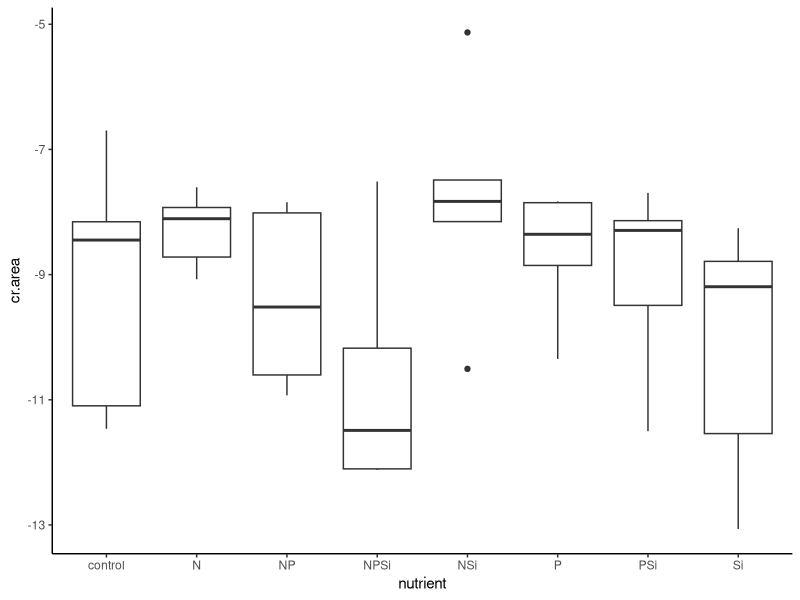
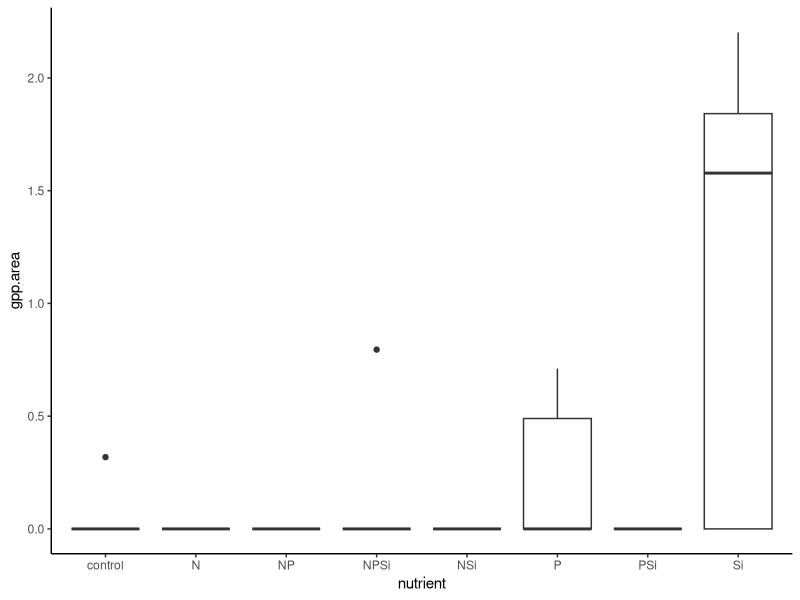
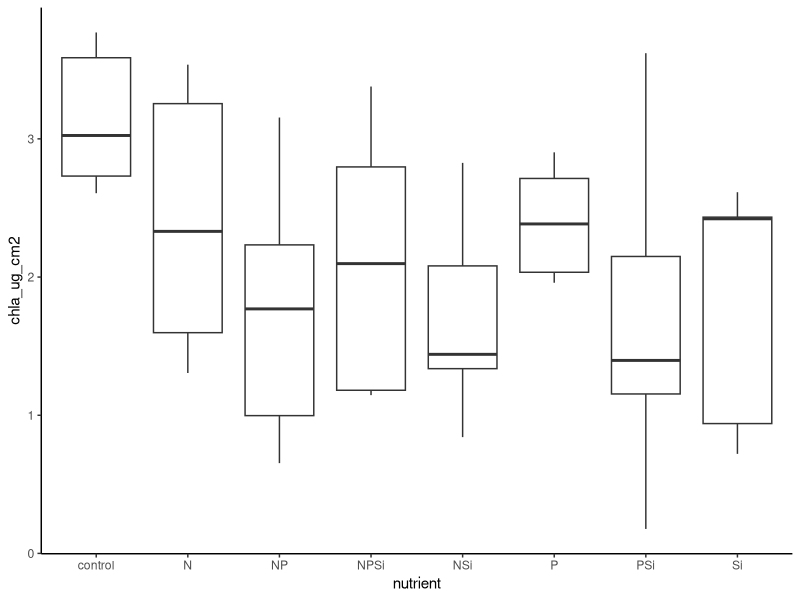
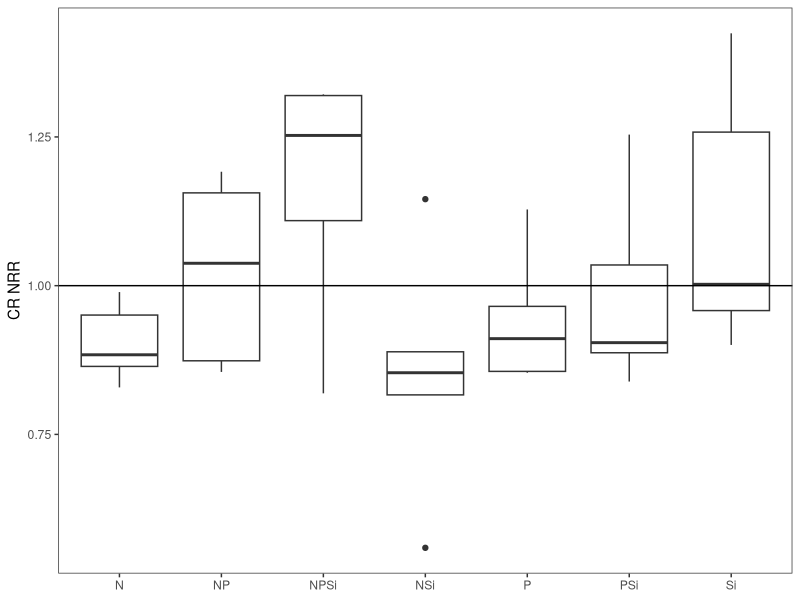
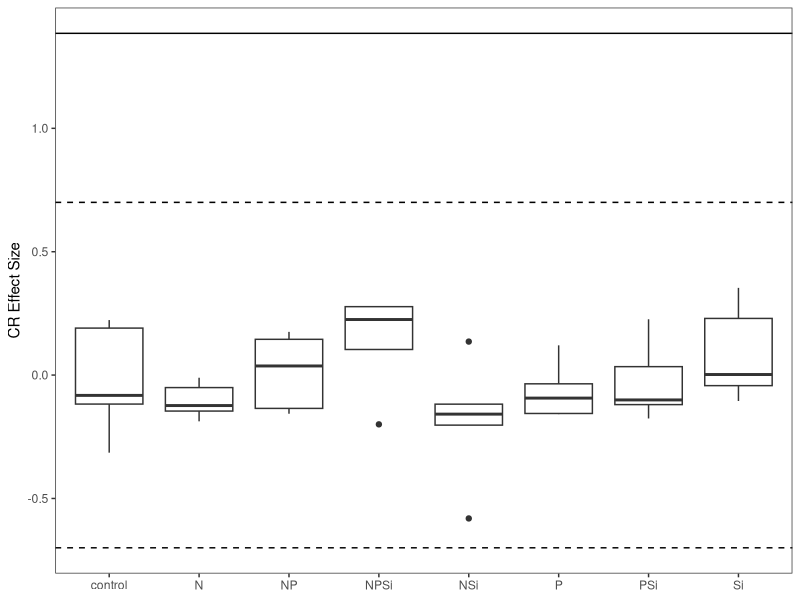
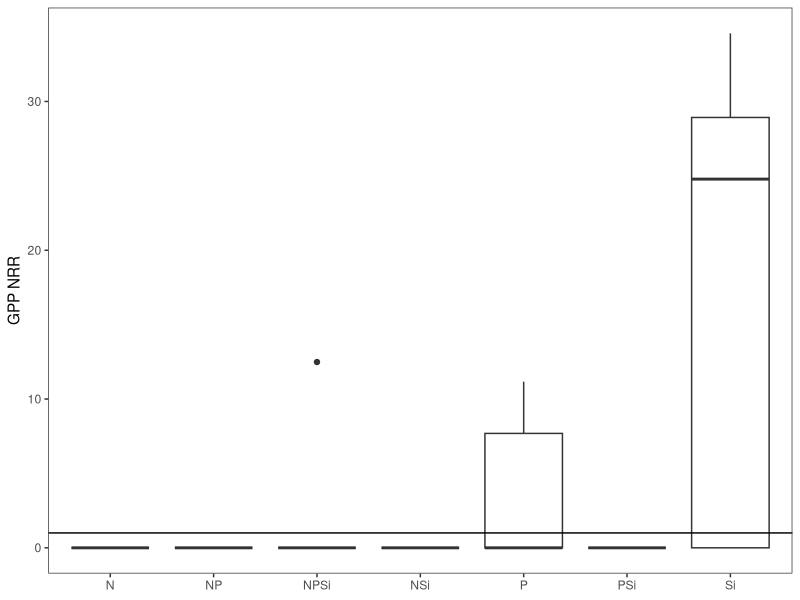
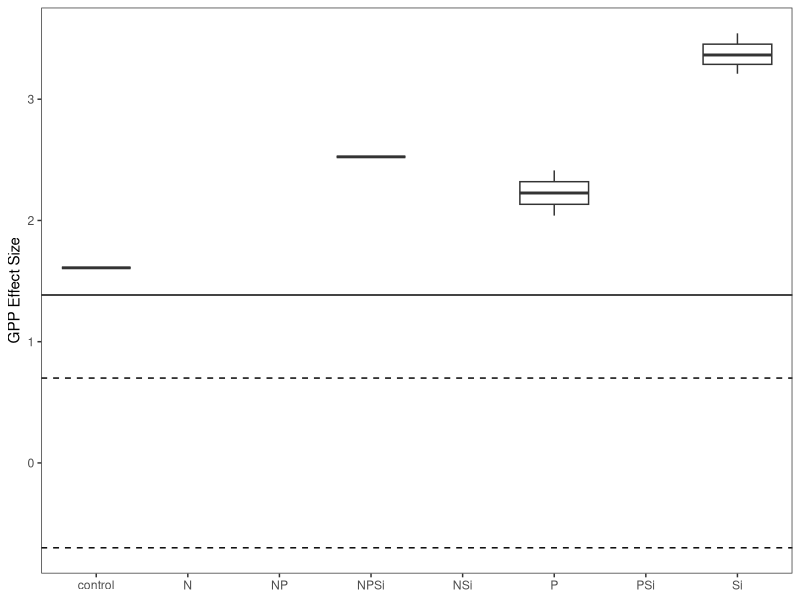
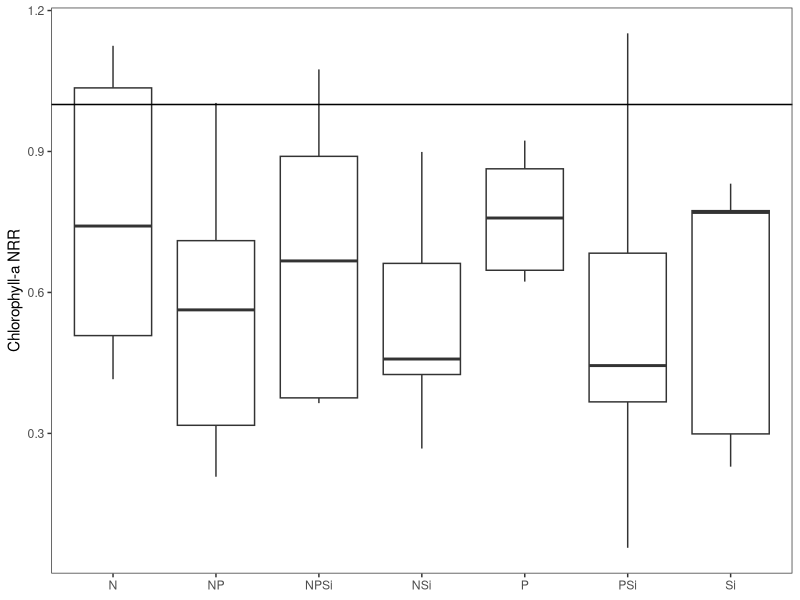

Reproduce these figures in R, in order. (Note: this script raises an error after producing the figures.)
#Author:  Clay Arango
#Creation date: 10-Feb-19
#Script to analyze NDS data from Summer 2018 NDS work with S. Roley and A. Alexiades

#packages
install.packages("nlme")
install.packages("nortest")
install.packages("plyr")
install.packages("dplyr")
install.packages("multcomp")
install.packages("MASS")
install.packages("ggplot2")
library(nlme)
library(nortest)
library(plyr)
library(dplyr)
library(multcomp)
library(MASS)
library(ggplot2)

#Load data
cen_lan_fall <- read.table(file="cen_lan_fall.csv", header=T, sep=",")

#set variable
d = cen_lan_fall

#evaluate data to make sure factors are correct
names(d)

unique(d$nutrient) #control, N, NP, NPSi, NSi, P, PSi, Si
unique(d$N) #should be 0 and 1
unique(d$P) #should be 0 and 1
unique(d$Si) #should be 0 and 1
unique(d$top) #should be "sponge" and "glass"
#if need to change, use recode function below. 
d$top<-recode(d$top, "cellulose" ="sponge")
str(d)

#convert N and P vand Si alues (0 or 1 for absence or presence) to factors
d$N<-as.factor(d$N)
d$P<-as.factor(d$P)
d$Si<-as.factor(d$Si)
str(d)

#subset data into gpp and cr response
d.cr = subset(d, top=="sponge", data=d)
d.gpp = subset(d, top=="glass", data=d)

#check for outliers and check data entry before calculating CR-NRR
ggplot(d.cr, aes(x=nutrient, y=cr.area)) + geom_boxplot() + theme_classic()
#N+Si group is spread out but centered

#calculate nrr for cr
x<-ddply(d.cr, "nutrient", summarise, ave_cr = mean(cr.area, na.rm=T)) 
x
d.cr$cr.nrr = d.cr$cr.area/-9.172439 #divide by control ave_cr

#check for outliers and check data entry before calculating GPP- and chla-NRR
ggplot(d.gpp, aes(x=nutrient, y=gpp.area)) + geom_boxplot() + theme_classic()
#way too many zeros in this data set
ggplot(d.gpp, aes(x=nutrient, y=chla_ug_cm2)) + geom_boxplot() + theme_classic()
#no outliers

#calculate nrr for gpp and chla
x<- ddply(d.gpp, "nutrient", summarise, ave_gpp = mean(gpp.area, na.rm=T), ave_chla = mean(chla_ug_cm2, na.rm=T)) 
x
d.gpp$gpp.nrr = d.gpp$gpp.area/0.06366686 #divide by control ave_gpp
d.gpp$chla.nrr = d.gpp$chla_ug_cm2/3.143975 #divide by control ave_chla
#use to exclude outliers
#x1<- ddply(subset(d.gpp, !(nds.id=="F6")), "nutrient", summarise, ave_chla = mean(chla_ug_cm2, na.rm=T)) 
#x1
#d.gpp$chla.nrr_1<-d.gpp$chla_ug_cm2/2.700340

#combine into one file and export
d.cr$chla.nrr<-NA
#d.cr$chla.nrr_1<-NA#for excluded outliers
d.cr$gpp.nrr<-NA
d.gpp$cr.nrr<-NA
d.nrr<-rbind(d.cr, d.gpp)
d.nrr$site.date<-"cen_lan_fall"
d.nrr$gpp.es<-log(d.nrr$gpp.nrr)
d.nrr$cr.es<-log(d.nrr$cr.nrr)
d.nrr$chla.es<-log(d.nrr$chla.nrr)

write.table(d.nrr, "cen_lan_fall_nrr.csv",  sep=",", quote=F, row.names =F)

###############
#plots of NRR
##############
ggplot(data=subset(d.cr, !(nutrient=="control")), aes(x=nutrient, y=cr.nrr))+geom_boxplot()+theme_bw()+
  ylab("CR NRR")+geom_abline(slope = 0, intercept = 1)+
  theme(axis.title.x=element_blank(), panel.grid.minor=element_blank(), panel.grid.major=element_blank())
#maybe N+P+SI colimitation? probably no limitation

ggplot(data=subset(d.nrr, (top=="sponge")), aes(x=nutrient, y=cr.es))+geom_boxplot()+theme_bw()+
  ylab("CR Effect Size")+geom_hline(yintercept = 0.7, lty="dashed")+ geom_hline(yintercept = -0.7, lty="dashed")+
  geom_hline(yintercept = 1.385)+
  theme(axis.title.x=element_blank(), panel.grid.minor=element_blank(), panel.grid.major=element_blank())
#nothing over 1.385, so no significance?

ggplot(data=subset(d.gpp, !(nutrient=="control")), aes(x=nutrient, y=gpp.nrr))+geom_boxplot()+theme_bw()+
  ylab("GPP NRR")+geom_abline(slope = 0, intercept = 1)+
  theme(axis.title.x=element_blank(), panel.grid.minor=element_blank(), panel.grid.major=element_blank())
#no limitation

ggplot(data=subset(d.nrr, top =="glass"),aes(x=nutrient, y=gpp.es))+geom_boxplot()+theme_bw()+
  ylab("GPP Effect Size")+geom_hline(yintercept = 0.7, lty="dashed")+
  geom_hline(yintercept = -0.7, lty="dashed")+ geom_hline(yintercept = 1.385)+
  theme(axis.title.x=element_blank(), panel.grid.minor=element_blank(), panel.grid.major=element_blank())
#too few replicates to be meaningful

ggplot(data=subset(d.gpp, !(nutrient=="control")), aes(x=nutrient, y=chla.nrr))+geom_boxplot()+theme_bw()+
  ylab("Chlorophyll-a NRR")+geom_abline(slope = 0, intercept = 1)+ 
  theme(axis.title.x=element_blank(), panel.grid.minor=element_blank(), panel.grid.major=element_blank())
#no limitation

ggplot(data=subset(d.nrr, (top=="glass")), aes(x=nutrient, y=chla.es))+geom_boxplot()+theme_bw()+
  ylab("Chla Effect Size")+ geom_hline(yintercept = 0.7, lty="dashed")+ geom_hline(yintercept = -0.7, lty="dashed")+    
  geom_hline(yintercept = 1.385)+
  theme(axis.title.x=element_blank(), panel.grid.minor=element_blank(), panel.grid.major=element_blank())
#nothing over 1.385 so no significance, possible P and or Si limitation?

##########
#NRR Summary Files
#########

GPP_sum<-ddply(d.gpp, "nutrient", summarise, ave_nrr.gpp=mean(gpp.nrr, na.rm=T), sd_nrr.gpp=sd(gpp.nrr, na.rm=T), 
               se_nrr.gpp =(sd(gpp.nrr)/sqrt(sum(!is.na(gpp.nrr)))), 
               ci95_nrr.gpp = (1.96*(sd(gpp.nrr)/sqrt(sum(!is.na(gpp.nrr))))),
               ave_nrr.chla=mean(chla.nrr, na.rm=T), sd_nrr.chla=sd(chla.nrr, na.rm=T), 
               se_nrr.chla =(sd(chla.nrr)/sqrt(sum(!is.na(chla.nrr)))), 
               ci95_nrr.chla = (1.96*(sd(chla.nrr)/sqrt(sum(!is.na(chla.nrr))))))
CR_sum<-ddply(d.cr, "nutrient", summarise, ave_nrr.cr=mean(cr.nrr, na.rm=T), sd_nrr.cr=sd(cr.nrr, na.rm=T), 
              se_nrr.cr =(sd(cr.nrr)/sqrt(sum(!is.na(cr.nrr)))), 
              ci95_nrr.cr = (1.96*(sd(cr.nrr)/sqrt(sum(!is.na(cr.nrr))))))

#now combine into one and export
d.sum<-merge(GPP_sum, CR_sum, by="nutrient")
d.sum$site_date<-"cen_lan_fall"
write.table(d.sum, "cen_lan_fall_summ.csv",  sep=",", quote=F, row.names=F)

############################################################
#analyze RESPIRATION data
############################################################

M1<-gls(cr.area~N*P*Si, data=d.cr, na.action=na.omit)
E1<-residuals(M1)
qqnorm(E1)
qqline(E1)
ad.test(E1)
   #residuals p = 0.6784
hist(E1)  
plot(M1)

plot(filter(d.cr, !is.na(cr.area)) %>% dplyr::select(nutrient), 
     E1, xlab="nutrient", ylab="Residuals")
bartlett.test(cr.area~nutrient, data=d.cr)
   #variance test p = 0.4546

anova(M1)
#numDF   F-value p-value
#(Intercept)     1 1238.9517  <.0001
#N               1    0.1641  0.6881
#P               1    1.2067  0.2802
#Si              1    1.1268  0.2964
#N:P             1    7.3144  0.0109
#N:Si            1    0.0672  0.7972
#P:Si            1    0.3027  0.5860
#N:P:Si          1    1.3141  0.2602

#Results suggest NxP interaction (co-limitation), but this appears to only occur when Si present.
#Does the NPSi treatment just increase N and P replication? Or is there something about Si?
  

##########################################################
#do multiple 2 way ANOVAs to improve our ability to interpret
##########################################################
#N and P
xx = na.omit(subset(d.cr, select = c(N,P,cr.area)))
interaction.plot(xx$N, xx$P, xx$cr.area*-1)

#N and Si
xx = na.omit(subset(d.cr, select = c(N,Si,cr.area)))
interaction.plot(xx$N, xx$Si, xx$cr.area*-1)

#P and Si
xx = na.omit(subset(d.cr, select = c(P,Si,cr.area)))
interaction.plot(xx$P, xx$Si, xx$cr.area*-1)
##########################################################
##########################################################

x <- group_by(d.cr, nutrient) %>%  # Grouping function causes subsequent functions to aggregate by season and reach
  summarize(cr.mean = abs(mean(cr.area, na.rm = TRUE)), # na.rm = TRUE to remove missing values
            cr.sd=abs(sd(cr.area, na.rm = TRUE)),  # na.rm = TRUE to remove missing values
            n = sum(!is.na(cr.area)), # of observations, excluding NAs. 
            cr.se=cr.sd/sqrt(n))

ggplot(data=x, aes(x=nutrient, y=cr.mean)) + 
  geom_bar(stat="identity", position=position_dodge(), color = "black") + 
  geom_errorbar(aes(ymin=cr.mean, ymax=cr.mean+cr.se), width=0.2, 
                position=position_dodge(0.9)) + 
  xlab("Nutrient") +
  ylab(expression(Respiration~(ug~O[2]~m^{-2}~h^{-1}))) +
  ylim(0,20) +
  labs(fill="Light") +
  theme_bw() +
  theme(panel.grid.major=element_blank(),
        panel.grid.minor=element_blank(),
        legend.title=element_text(size=6),
        legend.key=element_blank(), 
        legend.position=c(0.5,0.95), 
        legend.text=element_text(size=8), 
        legend.background=element_blank(), 
        legend.direction="horizontal", 
        legend.key.size=unit(0.3, "cm"), 
        axis.title.y=element_text(size=8), 
        axis.title.x=element_text(size=8), 
        axis.text.x=element_text(size=8))

#ggsave('output/figures/Ring_fall.tiff',
#       units="in",
#       width=3.25,
#       height=3.25,
#       dpi=1200,
#       compression="lzw")

#summarize nrr
x <- group_by(d.cr, nutrient) %>%  # Grouping function causes subsequent functions to aggregate by season and reach
  summarize(cr.mean = abs(mean(cr.nrr, na.rm = TRUE)), # na.rm = TRUE to remove missing values
            cr.sd=abs(sd(cr.nrr, na.rm = TRUE)),  # na.rm = TRUE to remove missing values
            n = sum(!is.na(cr.nrr)), # of observations, excluding NAs. 
            cr.se=cr.sd/sqrt(n))

############################################################
#analyze the PRODUCTION data
############################################################

M1<-gls(gpp.area~N*P*Si, data=d.gpp, na.action=na.omit) 
E1<-residuals(M1)
qqnorm(E1)
qqline(E1)
ad.test(E1)
   #residuals are not normal

hist(E1, xlab="residuals", main="")
plot(M1)

plot(filter(d.gpp, !is.na(gpp.area)) %>% dplyr::select(nutrient), 
     E1, xlab="nutrient", ylab="Residuals")
bartlett.test(gpp.area~nutrient, data=d.gpp)
   #variance test is bad

anova(M1)
  
x <- group_by(d.gpp, nutrient) %>%  # Grouping function causes subsequent functions to aggregate by season and reach
  summarize(gpp.mean = abs(mean(gpp.area, na.rm = TRUE)), # na.rm = TRUE to remove missing values
            gpp.sd=abs(sd(gpp.area, na.rm = TRUE)),  # na.rm = TRUE to remove missing values
            n = sum(!is.na(gpp.area)), # of observations, excluding NAs. 
            gpp.se=gpp.sd/sqrt(n))

ggplot(data=x, aes(x=nutrient, y=gpp.mean)) + 
  geom_bar(stat="identity", position=position_dodge(), color = "black") + 
  geom_errorbar(aes(ymin=gpp.mean, ymax=gpp.mean+gpp.se), width=0.2, 
                position=position_dodge(0.9)) + 
  xlab("Nutrient") +
  ylab(expression(Production~(ug~O[2]~m^{-2}~h^{-1}))) +
  labs(fill="Light") +
  theme_bw() +
  theme(panel.grid.major=element_blank(),
        panel.grid.minor=element_blank(), 
        legend.title=element_text(size=6), 
        legend.key=element_blank(),  
        legend.position=c(0.5,0.95),  
        legend.text=element_text(size=8),  
        legend.background=element_blank(),  
        legend.direction="horizontal",  
        legend.key.size=unit(0.3, "cm"),  
        axis.title.y=element_text(size=8),  
        axis.title.x=element_text(size=8),  
        axis.text.x=element_text(size=8))

#ggsave('output/figures/gppByNutrient.tiff',
#       units="in",
#       width=3.25,
#       height=3.25,
#       dpi=1200,
#       compression="lzw")

#summarize nrr
x <- group_by(d.gpp, nutrient) %>%  # Grouping function causes subsequent functions to aggregate by season and reach
  summarize(gpp.mean = abs(mean(gpp.nrr, na.rm = TRUE)), # na.rm = TRUE to remove missing values
            gpp.sd=abs(sd(gpp.nrr, na.rm = TRUE)),  # na.rm = TRUE to remove missing values
            n = sum(!is.na(gpp.nrr)), # of observations, excluding NAs. 
            gpp.se=gpp.sd/sqrt(n))

############################################################
#analyze the CHL-A biomass on disks

M1<-gls(chla_ug_cm2~N*P*Si, data=d.gpp, na.action=na.omit)
E1<-residuals(M1)
qqnorm(E1)
qqline(E1)
ad.test(E1)
  #residuals look OK (p = 0.4738)
hist(E1)
plot(M1)

bartlett.test(chla_ug_cm2~nutrient, data=d.gpp)
  #variance is OK p = 0.5385

anova(M1)

##########################################################
#do multiple 2 way ANOVAs to improve our ability to interpret
##########################################################
#N and P
xx = na.omit(subset(d.gpp, select = c(N,P,chla_ug_cm2)))
interaction.plot(xx$N, xx$P, xx$chla_ug_cm2)

#N and Si
xx = na.omit(subset(d.gpp, select = c(N,Si,chla_ug_cm2)))
interaction.plot(xx$N, xx$Si, xx$chla_ug_cm2)

#P and Si
xx = na.omit(subset(d.gpp, select = c(P,Si,chla_ug_cm2)))
interaction.plot(xx$P, xx$Si, xx$chla_ug_cm2)


##########################################################
#Analyze chl-a by removing all Si treatments
##########################################################
d.gppNoSi = subset(d.gpp, Si==0)

M1<-gls(chla_ug_cm2~N*P, data=d.gppNoSi, na.action=na.omit)
E1<-residuals(M1)
qqnorm(E1)
qqline(E1)
ad.test(E1)
#residuals look good (p=0.9029)
hist(E1)
plot(M1)

bartlett.test(chla_ug_cm2~nutrient, data=d.gpp)
#data look good p=0.5386

anova(M1)

#Interpret Interaction
#N and P
xx = na.omit(subset(d.gppNoSi, select = c(N,P,chla_ug_cm2)))
interaction.plot(xx$N, xx$P, xx$chla_ug_cm2)
